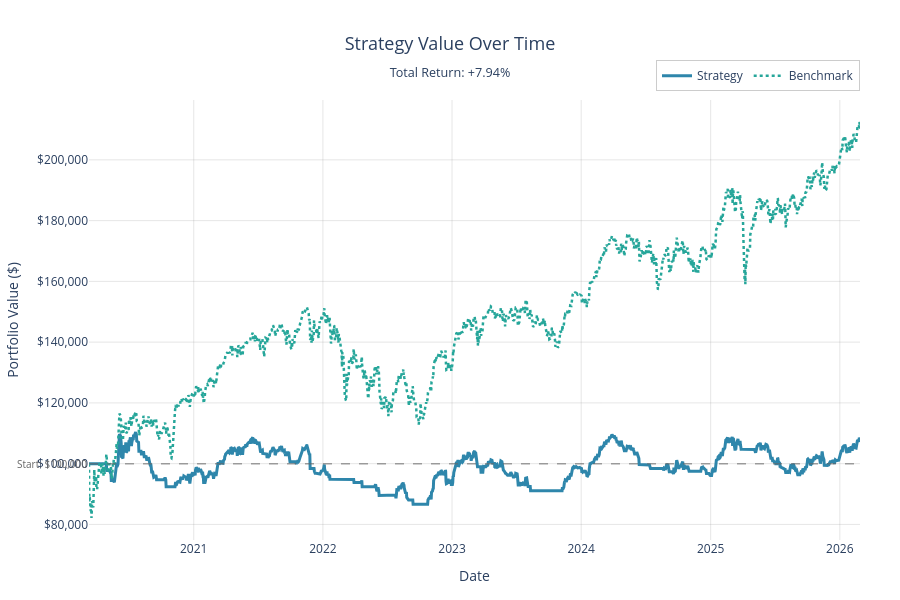

Here is the notebook cell this chart was saved with:
### Code cell
self.plot_balance("SX5E")

### Figure 1 — Plotly figure (JSON) as saved in the notebook; plotly's stock layout.template omitted (floating-point values rounded to 4 significant figures; data arrays with more than 128 entries replaced by an {"elided": "..."} marker saying what was removed)
{"data": [{"hovertemplate": "<b>Date:</b> %{x|%Y-%m-%d}<br><b>Value:</b> $%{y:,.2f}<br><extra></extra>", "line": {"color": "#2E86AB", "width": 3}, "mode": "lines", "name": "Strategy", "type": "scatter", "x": {"elided": "1535 str values"}, "y": {"elided": "1535 float values"}}, {"hovertemplate": "<b>Date:</b> %{x|%Y-%m-%d}<br><b>Value:</b> $%{y:,.2f}<br><extra></extra>", "line": {"color": "#26A69A", "dash": "dot", "width": 2.5}, "mode": "lines", "name": "Benchmark", "type": "scatter", "x": {"elided": "1534 str values"}, "y": {"elided": "1534 float values"}}], "layout": {"annotations": [{"font": {"color": "#666666", "size": 10}, "showarrow": false, "text": "Start: $100,000", "x": 0, "xanchor": "right", "xref": "x domain", "y": 100000, "yanchor": "middle", "yref": "y"}], "height": 600, "hovermode": "x unified", "legend": {"bgcolor": "rgba(255,255,255,0.8)", "bordercolor": "rgba(0,0,0,0.2)", "borderwidth": 1, "orientation": "h", "x": 1, "xanchor": "right", "y": 1.02, "yanchor": "bottom"}, "margin": {"b": 60, "l": 80, "r": 40, "t": 100}, "plot_bgcolor": "white", "shapes": [{"line": {"color": "#666666", "dash": "dash", "width": 1.5}, "opacity": 0.6, "type": "line", "x0": 0, "x1": 1, "xref": "x domain", "y0": 100000, "y1": 100000, "yref": "y"}], "showlegend": true, "title": {"font": {"size": 18}, "text": "Strategy Value Over Time<br><sub>Total Return: +7.94%</sub>", "x": 0.5, "xanchor": "center"}, "xaxis": {"gridcolor": "rgba(128,128,128,0.2)", "title": {"text": "Date"}, "type": "date"}, "yaxis": {"gridcolor": "rgba(128,128,128,0.2)", "tickformat": "$,.0f", "title": {"text": "Portfolio Value ($)"}, "zeroline": true, "zerolinecolor": "rgba(128,128,128,0.3)", "zerolinewidth": 1}}}
